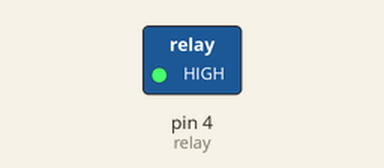
Recording of a sketch running on a simulated Arduino Uno, built with avr-gcc and run on an emulated ATmega328P. On the bench: switched loads named in the sketch (green lamp = pin HIGH).

Above: at 0.1 s.
Timing chart, 0 to 1.6 s (numbered marks = the images above):
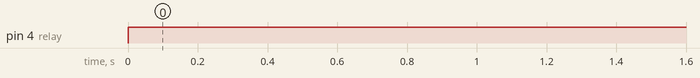

The sketch:

rele.ino
```cpp
int relay = 4; // configurta pino do relay
volatile byte relayState = LOW; // pode ser usada para verificar o status do realy

void setup () {
  pinMode(relay, OUTPUT); // ativa saida para o relay
  digitalWrite(relay, LOW); // inicia o relay como desativo
  Serial.begin(9600);
}

void loop () {
  if(relayState == LOW){
    digitalWrite(relay, HIGH);
    relayState = HIGH;
  }
}
```

Measured:
- by itself, pin 4 (relay): LOW → HIGH at 0.00 s
